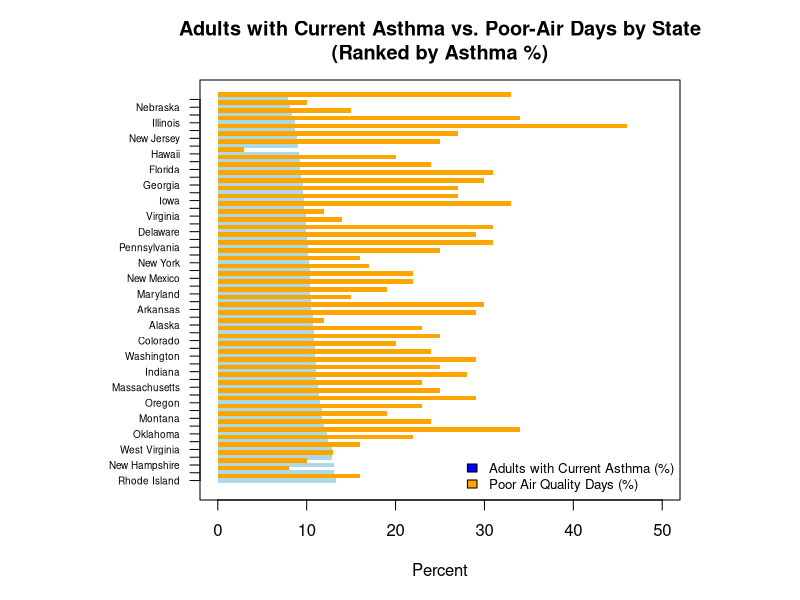
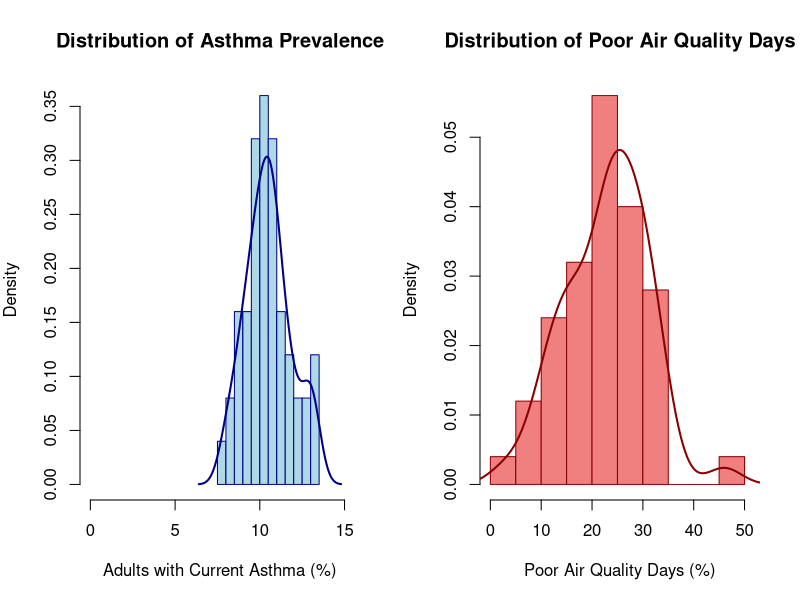
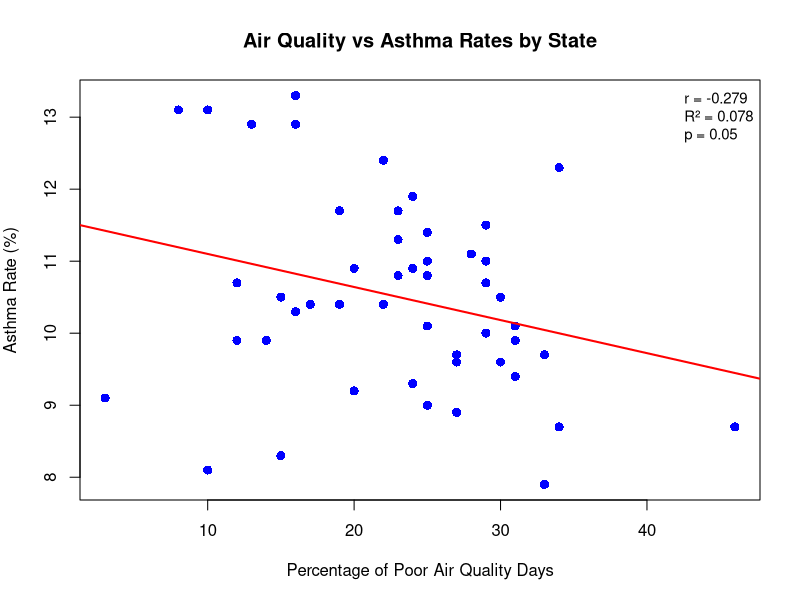

Write R code to recreate these figures, in order.
## ---- chunk 1
knitr::opts_chunk$set(echo = TRUE)
## ---- chunk 2
# Load the data
air_data <- data.frame(
  State = c("Alabama", "Alaska", "Arizona", "Arkansas", "California", "Colorado", "Connecticut", "Delaware", "Florida", "Georgia", "Hawaii", "Idaho", "Illinois", "Indiana", "Iowa", "Kansas", "Kentucky", "Louisiana", "Maine", "Maryland", "Massachusetts", "Michigan", "Minnesota", "Mississippi", "Missouri", "Montana", "Nebraska", "Nevada", "New Hampshire", "New Jersey", "New Mexico", "New York", "North Carolina", "North Dakota", "Ohio", "Oklahoma", "Oregon", "Pennsylvania", "Rhode Island", "South Carolina", "South Dakota", "Tennessee", "Texas", "Utah", "Vermont", "Virginia", "Washington", "West Virginia", "Wisconsin", "Wyoming"),
  Poor_Air = c(0.27, 0.12, 0.33, 0.3, 0.46, 0.25, 0.22, 0.31, 0.24, 0.3, 0.03, 0.28, 0.34, 0.25, 0.27, 0.29, 0.23, 0.29, 0.08, 0.19, 0.23, 0.24, 0.14, 0.31, 0.22, 0.19, 0.1, 0.25, 0.1, 0.27, 0.22, 0.16, 0.2, 0.17, 0.25, 0.34, 0.29, 0.31, 0.16, 0.25, 0.15, 0.23, 0.33, 0.29, 0.13, 0.12, 0.24, 0.16, 0.2, 0.15),
  Asthma = c(9.6, 10.7, 9.7, 10.5, 8.7, 10.8, 12.4, 9.9, 9.3, 9.6, 9.1, 11.1, 8.7, 11, 9.7, 10.7, 10.8, 10, 13.1, 10.4, 11.3, 11.9, 9.9, 9.4, 10.4, 11.7, 8.1, 10.1, 13.1, 8.9, 10.4, 10.3, 9.2, 10.4, 11.4, 12.3, 11.5, 10.1, 13.3, 9, 8.3, 11.7, 7.9, 11, 12.9, 9.9, 10.9, 12.9, 10.9, 10.5)
)
## ---- chunk 3
read.csv("aqi_table.csv")
## ---- chunk 4
# Use the existing air_data from our environment
# Convert to appropriate format and calculate percentages
df <- data.frame(
  State = air_data$State,
  asthma_pct = air_data$Asthma,
  poor_air_pct = air_data$Poor_Air * 100  # Convert proportion to percentage
)

# Sort by asthma percentage (descending)
df <- df[order(-df$asthma_pct), ]

# Set up plotting parameters
par(mar = c(5, 10, 4, 6))  # Adjust margins for state names
y_pos <- 1:nrow(df)  # Y positions for bars

# Create empty plot
plot(0, 0, type = "n", 
     xlim = c(0, 50), 
     ylim = c(0.5, nrow(df) + 0.5),
     xlab = "Percent", 
     ylab = "",
     main = "Adults with Current Asthma vs. Poor-Air Days by State\n(Ranked by Asthma %)",
     yaxt = "n")  # No default y-axis

# Add asthma bars (blue)
barplot_height <- df$asthma_pct
rect(xleft = 0, ybottom = y_pos - 0.3, 
     xright = barplot_height, ytop = y_pos + 0.3,
     col = "lightblue", border = NA)

# Add air quality bars (red) - offset slightly
barplot_height_air <- df$poor_air_pct
rect(xleft = 0, ybottom = y_pos - 0.3 + 0.6, 
     xright = barplot_height_air, ytop = y_pos + 0.3 + 0.6,
     col = "orange", border = NA)

# Add state names
axis(2, at = y_pos, labels = df$State, las = 1, cex.axis = 0.6)

# Add legend
legend("bottomright", 
       legend = c("Adults with Current Asthma (%)", "Poor Air Quality Days (%)"),
       fill = c("blue", "orange"),
       cex = 0.8,
       bty = "n")
## ---- chunk 5
# Set up side-by-side plots
par(mfrow = c(1, 2), mar = c(5, 4, 4, 2))

# Histogram with density curve for Asthma
hist(df$asthma_pct, 
     breaks = 15,
     main = "Distribution of Asthma Prevalence",
     xlab = "Adults with Current Asthma (%)",
     ylab = "Density",
     col = "lightblue",
     border = "darkblue",
     freq = FALSE,
     xlim = c(0, max(df$asthma_pct) + 2))

# Add density curve
lines(density(df$asthma_pct), col = "darkblue", lwd = 2)


# Histogram with density curve for Poor Air Quality
hist(df$poor_air_pct, 
     breaks = 15,
     main = "Distribution of Poor Air Quality Days",
     xlab = "Poor Air Quality Days (%)",
     ylab = "Density",
     col = "lightcoral",
     border = "darkred",
     freq = FALSE,
     xlim = c(0, max(df$poor_air_pct) + 5))

# Add density curve
lines(density(df$poor_air_pct), col = "darkred", lwd = 2)


# Reset plotting parameters
par(mfrow = c(1, 1))
## ---- chunk 6
## 1st Analysis: Linear Regression - Air Quality vs Asthma Rates

# Convert Poor_Air from proportion to percentage
air_data$Poor_Air_Percent <- air_data$Poor_Air * 100

# Scatter plot with regression line
plot(air_data$Poor_Air_Percent, air_data$Asthma,
     xlab = "Percentage of Poor Air Quality Days",
     ylab = "Asthma Rate (%)",
     main = "Air Quality vs Asthma Rates by State",
     pch = 16, col = "blue", cex = 1.2)

# Add regression line
model <- lm(Asthma ~ Poor_Air_Percent, data = air_data)
abline(model, col = "red", lwd = 2)

# Calculate statistics
correlation <- cor(air_data$Poor_Air_Percent, air_data$Asthma)
r_squared <- summary(model)$r.squared
p_value <- summary(model)$coefficients[2,4]

# Create comprehensive results table
regression_stats <- data.frame(
  Statistic = c("Correlation Coefficient", "R-squared", "Adjusted R-squared", 
                "Overall Model p-value", "Regression p-value", "Observations"),
  Value = c(round(correlation, 3),
            round(r_squared, 3),
            round(summary(model)$adj.r.squared, 3),
            round(pf(summary(model)$fstatistic[1], summary(model)$fstatistic[2], 
                     summary(model)$fstatistic[3], lower.tail = FALSE), 4),
            round(p_value, 4),
            nrow(air_data))
)


# Create coefficients table
coefficients_table <- data.frame(
  Term = c("Intercept", "Poor Air Quality (%)"),
  Estimate = c(round(coef(model)[1], 3), round(coef(model)[2], 3)),
  Std_Error = c(round(summary(model)$coefficients[1,2], 3), 
                round(summary(model)$coefficients[2,2], 3)),
  t_value = c(round(summary(model)$coefficients[1,3], 3), 
              round(summary(model)$coefficients[2,3], 3)),
  p_value = c(round(summary(model)$coefficients[1,4], 4), 
              round(summary(model)$coefficients[2,4], 4))
)


# Add clean statistics to plot
legend("topright", 
       legend = c(paste("r =", round(correlation, 3)),
                  paste("R² =", round(r_squared, 3)),
                  paste("p =", ifelse(p_value < 0.001, "< 0.001", round(p_value, 3)))),
       bty = "n", cex = 0.9)
## ---- chunk 7

## Pearson Correlation Analysis

# Calculate Pearson correlation
cor_test <- cor.test(air_data$Poor_Air, air_data$Asthma, method = "pearson")

# Create correlation results table
correlation_table <- data.frame(
  Statistic = c("Pearson Correlation Coefficient", 
                "95% Confidence Interval Lower",
                "95% Confidence Interval Upper",
                "t-statistic",
                "Degrees of Freedom",
                "p-value",
                "Sample Size"),
  Value = c(round(cor_test$estimate, 3),
            round(cor_test$conf.int[1], 3),
            round(cor_test$conf.int[2], 3),
            round(cor_test$statistic, 3),
            cor_test$parameter,
            ifelse(cor_test$p.value < 0.001, "< 0.001", round(cor_test$p.value, 4)),
            nrow(air_data))
)

# Display correlation results
knitr::kable(correlation_table, caption = "Pearson Correlation Analysis")
## ---- chunk 8
# Shapiro-Wilk tests for normality
shapiro_poor_air <- shapiro.test(air_data$Poor_Air)
shapiro_asthma <- shapiro.test(air_data$Asthma)

# Create results table
normality_tests <- data.frame(
  Variable = c("Poor Air Quality Days", "Asthma Rate"),
  Statistic_W = c(round(shapiro_poor_air$statistic, 4), 
                  round(shapiro_asthma$statistic, 4)),
  P_Value = c(ifelse(shapiro_poor_air$p.value < 0.001, "< 0.001", 
                     round(shapiro_poor_air$p.value, 4)),
              ifelse(shapiro_asthma$p.value < 0.001, "< 0.001", 
                     round(shapiro_asthma$p.value, 4))),
  Normal_Distribution = c(ifelse(shapiro_poor_air$p.value > 0.05, "Yes", "No"),
                          ifelse(shapiro_asthma$p.value > 0.05, "Yes", "No"))
)

# Display results
knitr::kable(normality_tests, caption = "Shapiro-Wilk Normality Tests")
